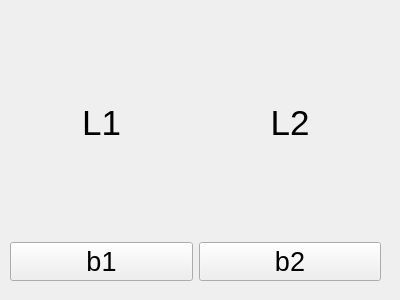
<?xml version="1.0" encoding="UTF-8"?>
<ui version="4.0">
 <class>mywidget</class>
 <widget class="QWidget" name="mywidget">
  <property name="geometry">
   <rect>
    <x>0</x>
    <y>0</y>
    <width>400</width>
    <height>300</height>
   </rect>
  </property>
  <property name="windowTitle">
   <string>Form</string>
  </property>
  <widget class="QWidget" name="gridLayoutWidget">
   <property name="geometry">
    <rect>
     <x>10</x>
     <y>10</y>
     <width>371</width>
     <height>271</height>
    </rect>
   </property>
   <layout class="QGridLayout" name="gridLayout">
    <item row="0" column="1">
     <widget class="QLabel" name="label_2">
      <property name="font">
       <font>
        <pointsize>26</pointsize>
       </font>
      </property>
      <property name="text">
       <string>L2</string>
      </property>
      <property name="alignment">
       <set>Qt::AlignCenter</set>
      </property>
     </widget>
    </item>
    <item row="0" column="0">
     <widget class="QLabel" name="label">
      <property name="font">
       <font>
        <pointsize>26</pointsize>
       </font>
      </property>
      <property name="text">
       <string>L1</string>
      </property>
      <property name="alignment">
       <set>Qt::AlignCenter</set>
      </property>
     </widget>
    </item>
    <item row="1" column="0">
     <widget class="QPushButton" name="button1">
      <property name="font">
       <font>
        <pointsize>20</pointsize>
       </font>
      </property>
      <property name="text">
       <string>b1</string>
      </property>
     </widget>
    </item>
    <item row="1" column="1">
     <widget class="QPushButton" name="button_2">
      <property name="font">
       <font>
        <pointsize>20</pointsize>
       </font>
      </property>
      <property name="text">
       <string>b2</string>
      </property>
     </widget>
    </item>
   </layout>
  </widget>
 </widget>
 <resources/>
 <connections/>
</ui>
